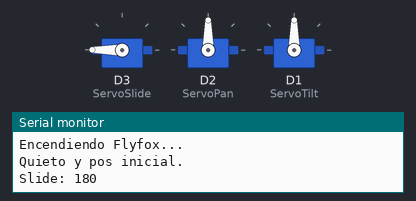
A sketch run on a simulated ESP8266 (NodeMCU). Parts: 3 × servo, the last lines printed to the serial monitor.

Above: at 9.55 s.
At 10.65 s:
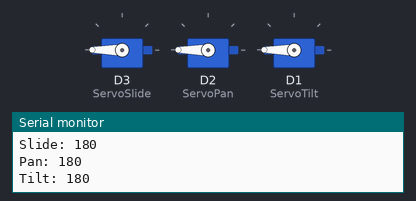
At 11.8 s:
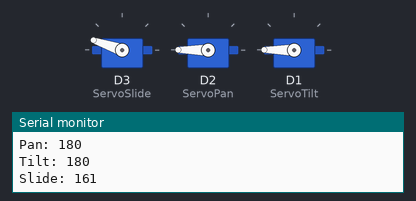
At 14.05 s:
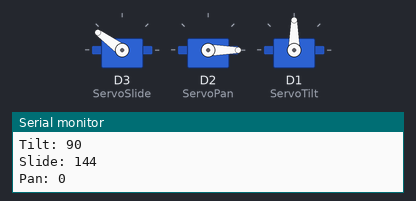
At 15.75 s:
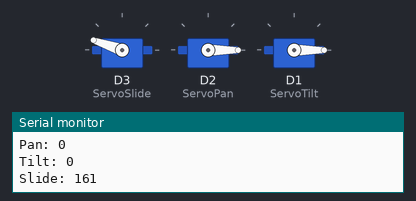
At 17.5 s:
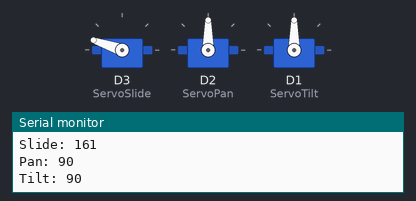
Timing chart, 0 to 19.9 s (numbered marks = the images above):
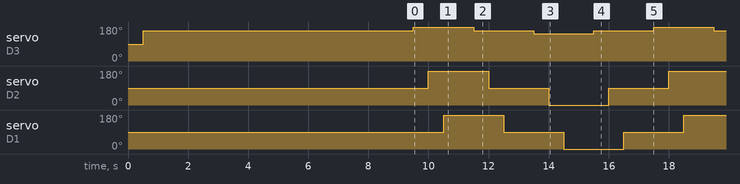

Measured:
- by itself, servo on D3 (ServoSlide): repeats every 8.0 s: 180° 2.0 s, 161° 2.0 s, 144° 2.0 s, 161° 2.0 s
- by itself, servo on D2 (ServoPan), servo on D1 (ServoTilt): repeats every 8.0 s: 90° 2.0 s, 0° 2.0 s, 90° 2.0 s, 180° 2.0 s

The sketch:

FlyfoxTester.ino
```cpp
/* FlyfoxTester
  Programa para probar el Flyfox con torreta escrito a la 1:23 am.
*/

#include <Servo.h>

Servo ServoSlide;  // create servo object to control a servo
Servo ServoPan;
Servo ServoTilt;


void setup() {

  Serial.begin(115200);
  delay(500);
  Serial.println("Encendiendo Flyfox...");

  ServoSlide.attach(D3);  // attaches the servo on GIO2 to the servo object
  ServoPan.attach(D2);
  ServoTilt.attach(D1);

  Serial.println("Quieto y pos inicial.");
  ServoSlide.write(161); //Pos de quieto para Slide
  delay(3000);  //Delay de seguridad
  ServoPan.write(90); //Pos media
  delay(3000);  //Delay de seguridad
  ServoTilt.write(90); //Pos media
  delay(3000);  //Delay de seguridad
}

void loop() {

    //ADELANTE
    ServoSlide.write(180); //Pos adelante para Slide
    Serial.println("Slide: 180");
    delay(500);
    ServoPan.write(180); //Pos max 180
    Serial.println("Pan: 180");
    delay(500);
    ServoTilt.write(180); //Pos max 180
    Serial.println("Tilt: 180");
    delay(1000);

    //MEDIO
    ServoSlide.write(161); //Pos de quieto para Slide
    Serial.println("Slide: 161");
    delay(500);
    ServoPan.write(90); //Pos media
    Serial.println("Pan: 90");
    delay(500);
    ServoTilt.write(90); //Pos media
    Serial.println("Tilt: 90");
    delay(1000);

    //ATRÁS
    ServoSlide.write(144); //Pos de atras para Slide
    Serial.println("Slide: 144");
    delay(500);
    ServoPan.write(0); //Pos max 0
    Serial.println("Pan: 0");
    delay(500);
    ServoTilt.write(0); //Pos max 0
    Serial.println("Tilt: 0");
    delay(1000);

    //MEDIO
    ServoSlide.write(161); //Pos de quieto para Slide
    Serial.println("Slide: 161");
    delay(500);
    ServoPan.write(90); //Pos media
    Serial.println("Pan: 90");
    delay(500);
    ServoTilt.write(90); //Pos media
    Serial.println("Tilt: 90");
    delay(1000);

}
```
